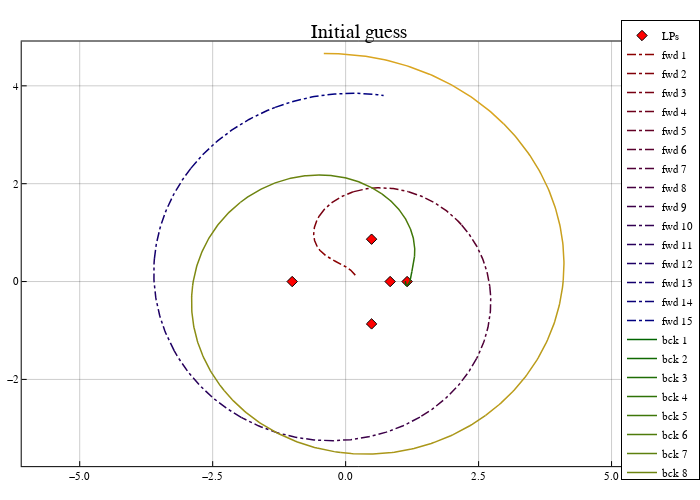

Write notebook code for a chart like this one.
### Code cell
cs_fwd = palette([:darkred, :navyblue], max(Int(n/2),2))
cs_bck = palette([:darkgreen, :goldenrod], max(n-Int(n/2),2))

pcart = plot(size=(700,500), frame_style=:box, aspect_ratio=:equal, grid=0.4)
scatter!(pcart, lps[:,1], lps[:,2], marker=:diamond, color=:red, label="LPs")
# trajectory
for (ifwd,sol_fwd) in enumerate(sols_fwd)
    plot!(pcart, Array(sol_fwd)[1,:], Array(sol_fwd)[2,:], color=cs_fwd[ifwd], 
        linewidth=1.5, label="fwd $ifwd", linestyle=:dashdot)
end
for (ibck,sol_bck) in enumerate(sols_bck)
    plot!(pcart, Array(sol_bck)[1,:], Array(sol_bck)[2,:], color=cs_bck[ibck], 
        linewidth=1.5, label="bck $ibck", linestyle=:solid)
end
plot!(pcart; title="Initial guess")
pcart
